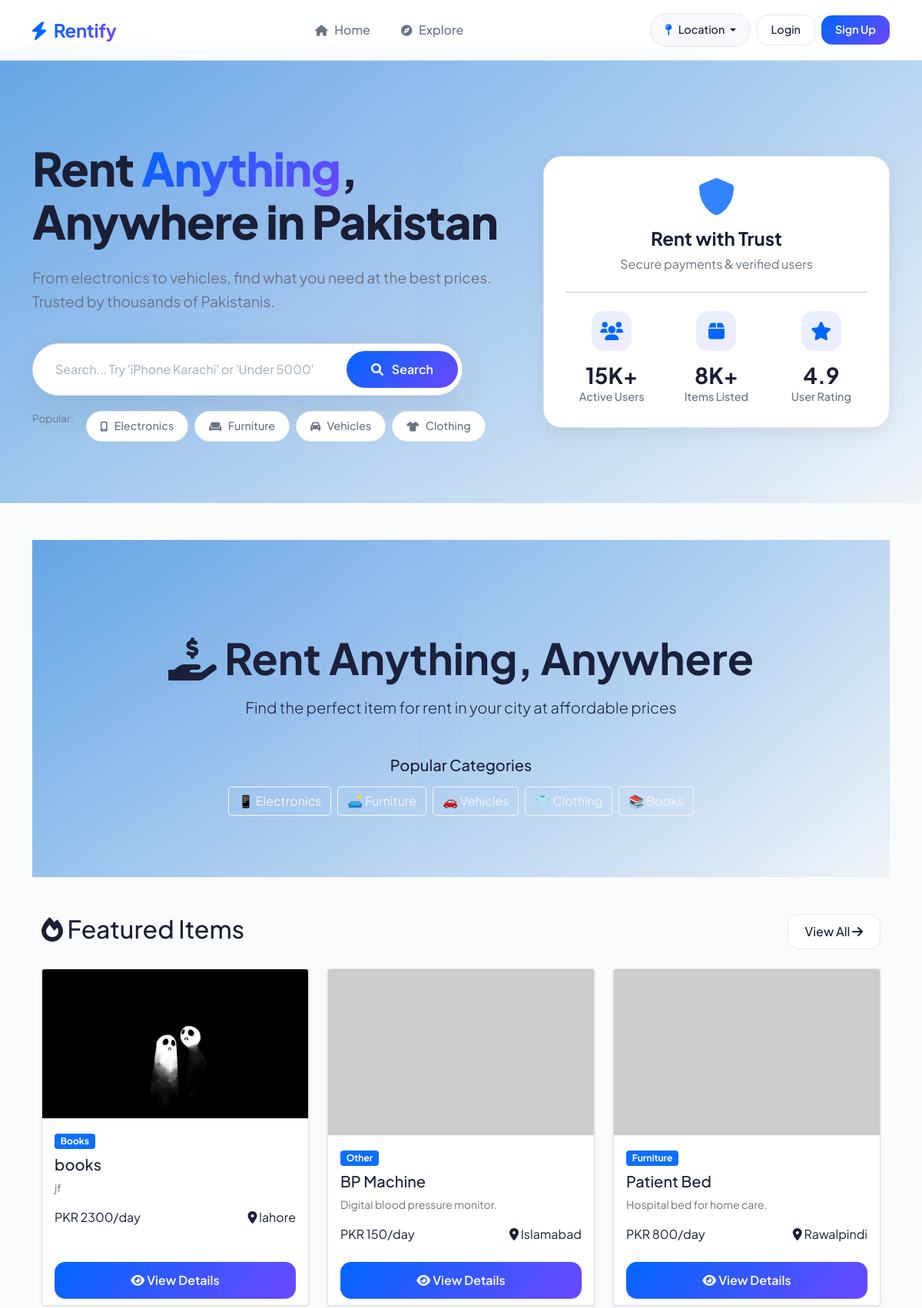
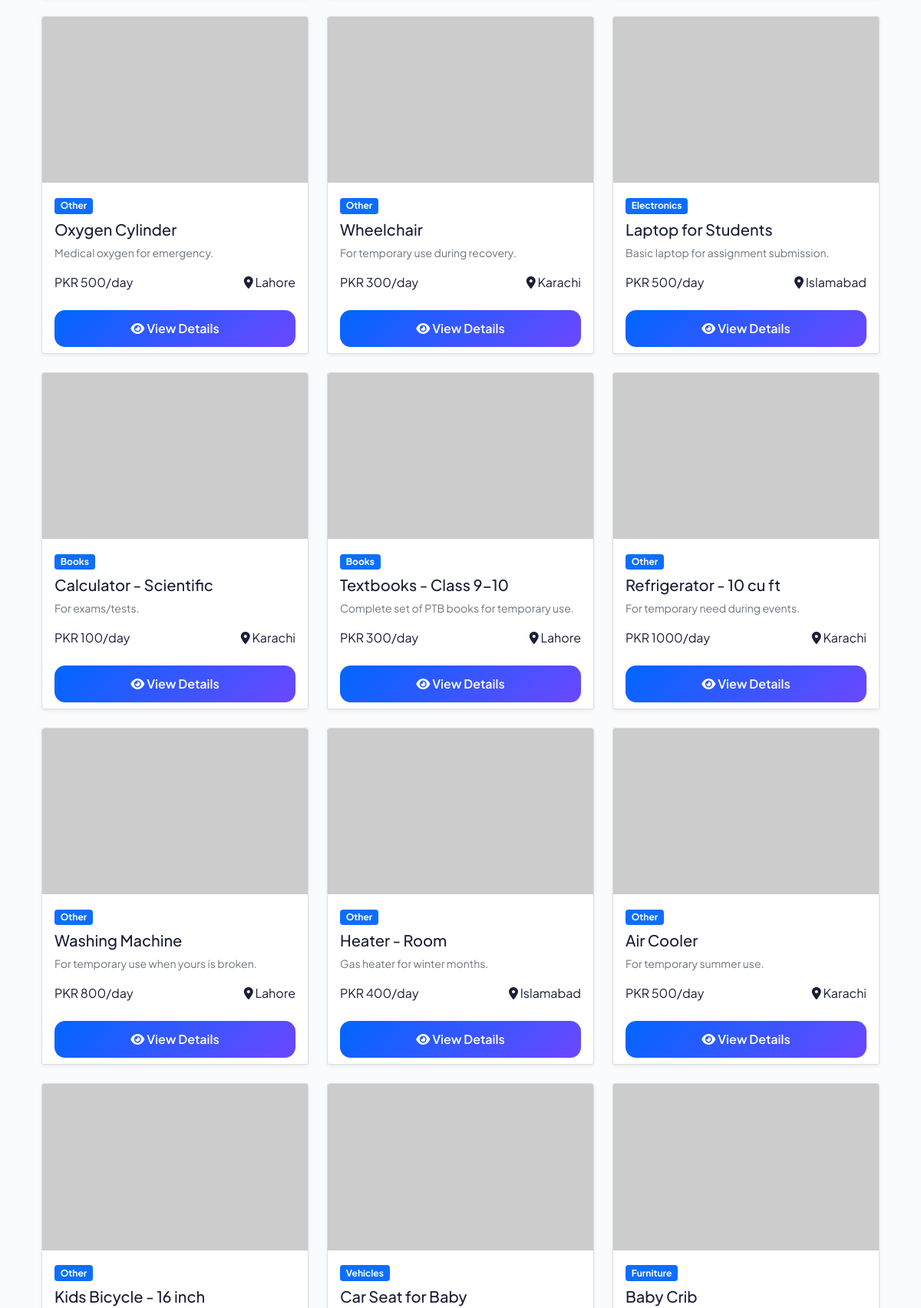
The page / (upper part) on the database its author committed (2 pictures, top to bottom).
### listings/models.py (models this page shows, shortened)
class Listing(models.Model):
    CATEGORY_CHOICES = [
        ('electronics', 'Electronics'),
        ('furniture', 'Furniture'),
        ('vehicles', 'Vehicles'),
        ('clothing', 'Clothing'),
        ('books', 'Books'),
        ('other', 'Other'),
    ]
    title = models.CharField(max_length=200)
    description = models.TextField()
    price_per_day = models.IntegerField()
    category = models.CharField(max_length=50, choices=CATEGORY_CHOICES, default='other')
    city = models.CharField(max_length=100)
    latitude = models.FloatField(null=True, blank=True)
    longitude = models.FloatField(null=True, blank=True)
    image = models.ImageField(upload_to='listings/', null=True, blank=True)
    owner = models.ForeignKey(User, on_delete=models.CASCADE, related_name='listings')
    created_at = models.DateTimeField(auto_now_add=True)
    is_available = models.BooleanField(default=True)

### listings/views.py (the view)
# urls.py: path('', views.home, name='home'),
def home(request):
    listings_list = Listing.objects.filter(is_available=True).order_by('-created_at')
    if request.user.is_authenticated:
        try:
            if not request.user.location or not request.user.location.city:
                return redirect('location-select')
        except:
            return redirect('location-select')
    user_city = request.session.get('user_city')
    user_lat = request.session.get('user_lat')
    user_lng = request.session.get('user_lng')
    if user_city:
        listings_list = listings_list.filter(city__icontains=user_city)
    elif user_lat and user_lng:
        listings_list = listings_list.filter(latitude__isnull=False, longitude__isnull=False)
    search_query = request.GET.get('search')
    if search_query:
        listings_list = listings_list.filter(
            Q(title__icontains=search_query) |
            Q(description__icontains=search_query) |
            Q(city__icontains=search_query)
        )
    paginator = Paginator(listings_list, 100)
    page_number = request.GET.get('page')
    listings = paginator.get_page(page_number)
    context = {
        'listings': listings,
        'categories': Listing.CATEGORY_CHOICES,
        'search_query': search_query,
        'user_city': user_city,
        'show_location_banner': True,
    }
    return render(request, 'listings/home.html', context)

### notifications/context_processors.py (called while the page is built, shortened)
def notification_context(request):
    return {'notifications': [], 'unread_count': 0}

### templates/listings/home.html (shortened to what this page needs)
{% extends 'base.html' %}
{% load static %}
{% block content %}
<div class="hero-section">
    <div class="container text-center">
        <h1 class="display-4 fw-bold mb-3">
            <i class="fas fa-hand-holding-usd"></i> Rent Anything, Anywhere
        </h1>
        <p class="lead mb-4">Find the perfect item for rent in your city at affordable prices</p>
        <div class="row mt-5">
            <div class="col-12">
                <h5>Popular Categories</h5>
                <div class="d-flex justify-content-center flex-wrap gap-2 mt-3">
                    <a href="{% url 'listing-list' %}?category=electronics" class="btn btn-outline-light">📱 Electronics</a>
                    <a href="{% url 'listing-list' %}?category=furniture" class="btn btn-outline-light">🛋️ Furniture</a>
                    <a href="{% url 'listing-list' %}?category=vehicles" class="btn btn-outline-light">🚗 Vehicles</a>
                    <a href="{% url 'listing-list' %}?category=clothing" class="btn btn-outline-light">👕 Clothing</a>
                    <a href="{% url 'listing-list' %}?category=books" class="btn btn-outline-light">📚 Books</a>
                </div>
            </div>
        </div>
    </div>
</div>
<div class="container my-5">
    <div class="d-flex justify-content-between align-items-center mb-4">
        <h2><i class="fas fa-fire"></i> Featured Items</h2>
        <a href="{% url 'listing-list' %}" class="btn btn-outline-primary">View All <i class="fas fa-arrow-right"></i></a>
    </div>
    {% if listings %}
    <div class="row">
        {% for listing in listings %}
        <div class="col-md-4 col-lg-4 mb-4">
            <div class="card card-hover h-100 shadow-sm">
                {% if listing.image %}
                <img src="{{ listing.image.url }}" class="card-img-top listing-image" alt="{{ listing.title }}">
                {% else %}
                <img src="https://via.placeholder.com/400x250?text=No+Image" class="card-img-top listing-image" alt="No Image">
                {% endif %}
                <div class="card-body">
                    <span class="badge bg-primary mb-2">{{ listing.get_category_display }}</span>
                    <h5 class="card-title">{{ listing.title|truncatechars:30 }}</h5>
                    <p class="card-text text-muted small">{{ listing.description|truncatewords:15 }}</p>
                    <div class="d-flex justify-content-between align-items-center">
                        <span class="price-tag">PKR {{ listing.price_per_day }}/day</span>
                        <span><i class="fas fa-map-marker-alt"></i> {{ listing.city|truncatechars:15 }}</span>
                    </div>
                </div>
                <div class="card-footer bg-white border-top-0">
                    <a href="{% url 'listing-detail' listing.id %}" class="btn btn-primary w-100">
                        <i class="fas fa-eye"></i> View Details
                    </a>
                </div>
            </div>
        </div>
        {% endfor %}
    </div>
    {% else %}
    <div class="alert alert-info text-center">
        <i class="fas fa-info-circle"></i> No items available yet. Be the first to <a href="{% url 'listing-create' %}">add an item</a>!
    </div>
    {% endif %}
</div>
{% endblock %}

### templates/base.html (style rules this page uses)
* { margin: 0; padding: 0; box-sizing: border-box; }
body { font-family: 'Plus Jakarta Sans', sans-serif; background: #fafbfc; min-height: 100vh; color: #1a1f36; overflow-x: hidden; }
:root { --primary: #0066ff; --primary-dark: #0052cc; --primary-light: #3385ff; --primary-soft: #e6f0ff; --secondary: #6c47ff; --secondary-light: #8f72ff; --secondary-soft: #f0ebff; --accent: #ff6b35; --accent-light: #ff8a5c; --success: #00b87a; --success-light: #00d68f; --danger: #ff3b3b; --warning: #ffb800; --info: #00b8d4; --dark: #1a1f36; --gray: #697386; --gray-light: #a3acb9; --light: #f7f9fc; --white: #ffffff; --border-light: #e3e8ee; --shadow-xs: 0 1px 2px rgba(0,0,0,0.03); --shadow-sm: 0 2px 8px rgba(0,0,0,0.04); --shadow-md: 0 8px 24px rgba(0,0,0,0.06); --shadow-lg: 0 16px 48px rgba(0,0,0,0.08); --shadow-xl: 0 24px 64px rgba(0,0,0,0.10); }
.hero-section { padding: 120px 0 80px; position: relative; overflow: hidden; background: linear-gradient(145deg, #66a6e6 0%, #f0f4f8 100%); }
.hero-section::before { content: ''; position: absolute; top: -20%; right: -15%; width: 70%; height: 140%; background: radial-gradient(circle at 30% 50%, rgba(0,102,255,0.04) 0%, transparent 60%); z-index: 0; }
.hero-section::after { content: ''; position: absolute; bottom: -20%; left: -10%; width: 60%; height: 120%; background: radial-gradient(circle at 70% 30%, rgba(108,71,255,0.03) 0%, transparent 60%); z-index: 0; }
.btn-primary { background: linear-gradient(135deg, var(--primary) 0%, var(--secondary) 100%); border: none; border-radius: 14px; padding: 12px 28px; font-weight: 600; transition: all 0.3s ease; color: white; }
.btn-outline-primary { border-radius: 14px; border: 1.5px solid var(--border-light); color: var(--dark); font-weight: 500; padding: 10px 22px; background: var(--white); }

### rows shown on the page
Listing: image (picture), category "Books", title "books", description "jf", price_per_day "2300", city "lahore"
Listing: category "Other", title "BP Machine", description "Digital blood pressure monitor.", price_per_day "150", city "Islamabad"
Listing: category "Furniture", title "Patient Bed", description "Hospital bed for home care.", price_per_day "800", city "Rawalpindi"
Listing: category "Other", title "Oxygen Cylinder", description "Medical oxygen for emergency.", price_per_day "500", city "Lahore"
Listing: category "Other", title "Wheelchair", description "For temporary use during recovery.", price_per_day "300", city "Karachi"
Listing: category "Electronics", title "Laptop for Students", description "Basic laptop for assignment submission.", price_per_day "500", city "Islamabad"
Listing: category "Books", title "Calculator - Scientific", description "For exams/tests.", price_per_day "100", city "Karachi"
Listing: category "Books", title "Textbooks - Class 9-10", description "Complete set of PTB books for temporary use.", price_per_day "300", city "Lahore"
Listing: category "Other", title "Refrigerator - 10 cu ft", description "For temporary need during events.", price_per_day "1000", city "Karachi"
Listing: category "Other", title "Washing Machine", description "For temporary use when yours is broken.", price_per_day "800", city "Lahore"
Listing: category "Other", title "Heater - Room", description "Gas heater for winter months.", price_per_day "400", city "Islamabad"
Listing: category "Other", title "Air Cooler", description "For temporary summer use.", price_per_day "500", city "Karachi"
Listing: category "Other", title "Kids Bicycle - 16 inch"
Listing: category "Vehicles", title "Car Seat for Baby"
Listing: category "Furniture", title "Baby Crib"
